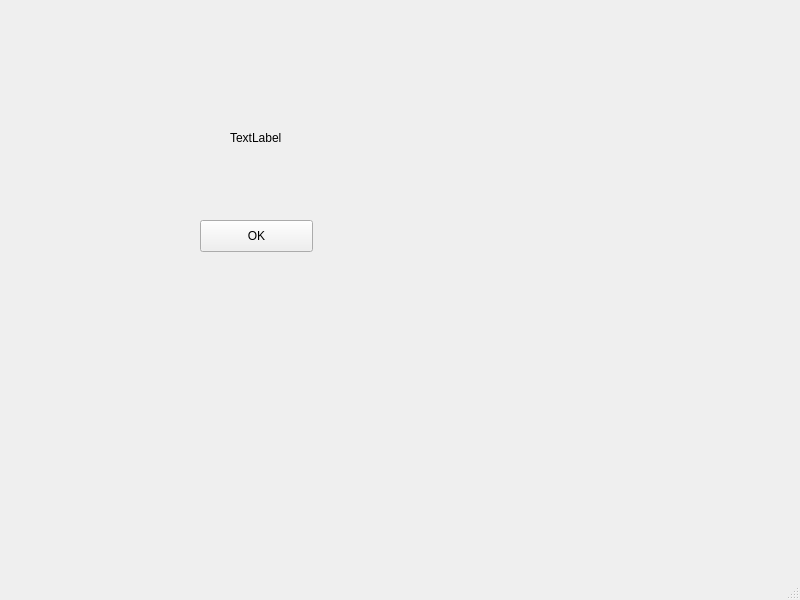
<?xml version="1.0" encoding="UTF-8"?>
<ui version="4.0">
 <class>MainWindow</class>
 <widget class="QMainWindow" name="MainWindow">
  <property name="geometry">
   <rect>
    <x>0</x>
    <y>0</y>
    <width>800</width>
    <height>600</height>
   </rect>
  </property>
  <property name="windowTitle">
   <string>MainWindow</string>
  </property>
  <widget class="QWidget" name="centralwidget">
   <widget class="QPushButton" name="pushButton">
    <property name="geometry">
     <rect>
      <x>200</x>
      <y>220</y>
      <width>113</width>
      <height>32</height>
     </rect>
    </property>
    <property name="text">
     <string>OK</string>
    </property>
   </widget>
   <widget class="QLabel" name="label">
    <property name="geometry">
     <rect>
      <x>230</x>
      <y>130</y>
      <width>59</width>
      <height>16</height>
     </rect>
    </property>
    <property name="text">
     <string>TextLabel</string>
    </property>
   </widget>
  </widget>
  <widget class="QMenuBar" name="menubar">
   <property name="geometry">
    <rect>
     <x>0</x>
     <y>0</y>
     <width>800</width>
     <height>22</height>
    </rect>
   </property>
  </widget>
  <widget class="QStatusBar" name="statusbar"/>
 </widget>
 <resources/>
 <connections/>
</ui>
